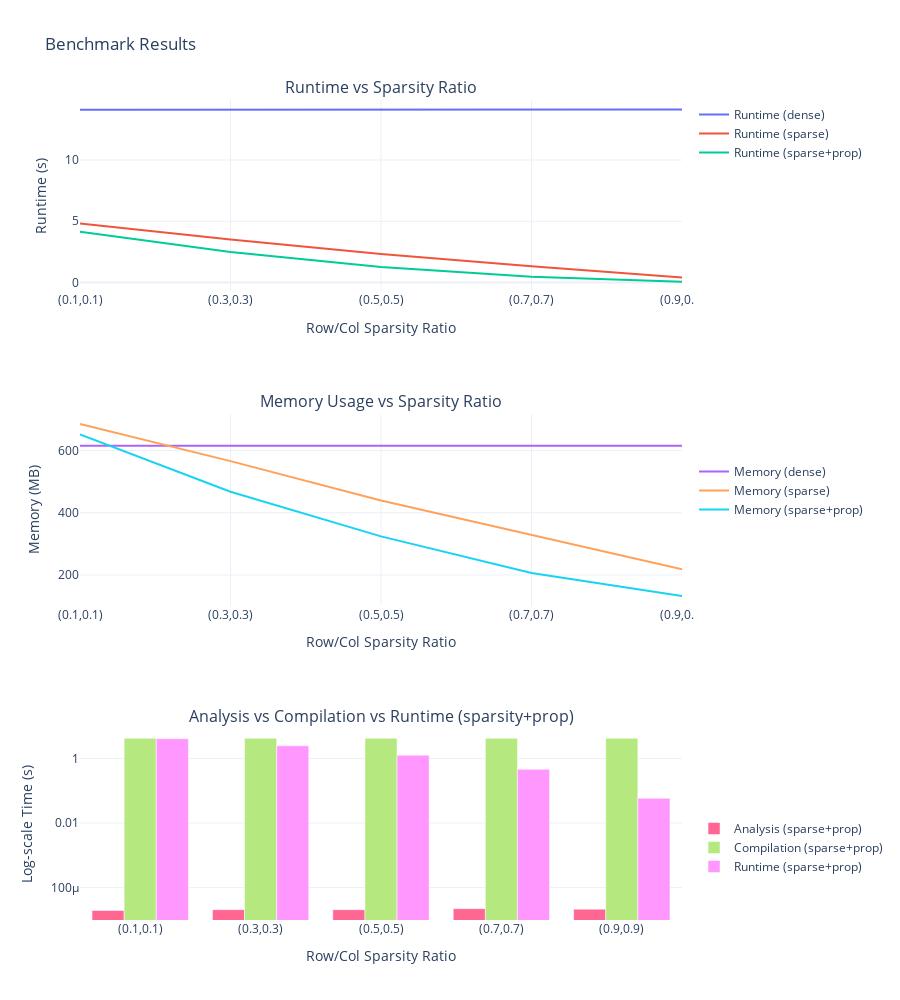

Notebook source saved alongside this figure:
### Code cell
plotly(data)

### Figure 1 — Plotly figure (JSON) as saved in the notebook; plotly's stock layout.template omitted (floating-point values rounded to 4 significant figures)
{"data": [{"legendgroup": "runtime", "mode": "lines", "name": "Runtime (dense)", "type": "scatter", "x": ["(0.1,0.1)", "(0.3,0.3)", "(0.5,0.5)", "(0.7,0.7)", "(0.9,0.9)"], "xaxis": "x", "y": [14.1, 14.12, 14.12, 14.11, 14.12], "yaxis": "y"}, {"legendgroup": "runtime", "mode": "lines", "name": "Runtime (sparse)", "type": "scatter", "x": ["(0.1,0.1)", "(0.3,0.3)", "(0.5,0.5)", "(0.7,0.7)", "(0.9,0.9)"], "xaxis": "x", "y": [4.825, 3.504, 2.33, 1.326, 0.4101], "yaxis": "y"}, {"legendgroup": "runtime", "mode": "lines", "name": "Runtime (sparse+prop)", "type": "scatter", "x": ["(0.1,0.1)", "(0.3,0.3)", "(0.5,0.5)", "(0.7,0.7)", "(0.9,0.9)"], "xaxis": "x", "y": [4.152, 2.485, 1.272, 0.4661, 0.05854], "yaxis": "y"}, {"legendgroup": "memory", "mode": "lines", "name": "Memory (dense)", "type": "scatter", "x": ["(0.1,0.1)", "(0.3,0.3)", "(0.5,0.5)", "(0.7,0.7)", "(0.9,0.9)"], "xaxis": "x2", "y": [615.4, 615.3, 615.4, 615.4, 615.4], "yaxis": "y2"}, {"legendgroup": "memory", "mode": "lines", "name": "Memory (sparse)", "type": "scatter", "x": ["(0.1,0.1)", "(0.3,0.3)", "(0.5,0.5)", "(0.7,0.7)", "(0.9,0.9)"], "xaxis": "x2", "y": [685.8, 566.1, 439.3, 329.5, 218.8], "yaxis": "y2"}, {"legendgroup": "memory", "mode": "lines", "name": "Memory (sparse+prop)", "type": "scatter", "x": ["(0.1,0.1)", "(0.3,0.3)", "(0.5,0.5)", "(0.7,0.7)", "(0.9,0.9)"], "xaxis": "x2", "y": [651.7, 467.5, 324.2, 206.1, 132.1], "yaxis": "y2"}, {"legendgroup": "bar", "name": "Analysis (sparse+prop)", "type": "bar", "x": ["(0.1,0.1)", "(0.3,0.3)", "(0.5,0.5)", "(0.7,0.7)", "(0.9,0.9)"], "xaxis": "x3", "y": [1.963e-05, 2.078e-05, 2.066e-05, 2.232e-05, 2.142e-05], "yaxis": "y3"}, {"legendgroup": "bar", "name": "Compilation (sparse+prop)", "type": "bar", "x": ["(0.1,0.1)", "(0.3,0.3)", "(0.5,0.5)", "(0.7,0.7)", "(0.9,0.9)"], "xaxis": "x3", "y": [4.244, 4.251, 4.249, 4.246, 4.271], "yaxis": "y3"}, {"legendgroup": "bar", "name": "Runtime (sparse+prop)", "type": "bar", "x": ["(0.1,0.1)", "(0.3,0.3)", "(0.5,0.5)", "(0.7,0.7)", "(0.9,0.9)"], "xaxis": "x3", "y": [4.152, 2.485, 1.272, 0.4661, 0.05854], "yaxis": "y3"}], "layout": {"annotations": [{"font": {"size": 16}, "showarrow": false, "text": "Runtime vs Sparsity Ratio", "x": 0.5, "xanchor": "center", "xref": "paper", "y": 1.0, "yanchor": "bottom", "yref": "paper"}, {"font": {"size": 16}, "showarrow": false, "text": "Memory Usage vs Sparsity Ratio", "x": 0.5, "xanchor": "center", "xref": "paper", "y": 0.6167, "yanchor": "bottom", "yref": "paper"}, {"font": {"size": 16}, "showarrow": false, "text": "Analysis vs Compilation vs Runtime (sparsity+prop)", "x": 0.5, "xanchor": "center", "xref": "paper", "y": 0.2333, "yanchor": "bottom", "yref": "paper"}], "barmode": "group", "height": 1000, "legend": {"tracegroupgap": 300}, "title": {"text": "Benchmark Results"}, "xaxis": {"anchor": "y", "domain": [0, 1], "title": {"text": "Row/Col Sparsity Ratio"}}, "xaxis2": {"anchor": "y2", "domain": [0, 1], "title": {"text": "Row/Col Sparsity Ratio"}}, "xaxis3": {"anchor": "y3", "domain": [0, 1], "title": {"text": "Row/Col Sparsity Ratio"}}, "yaxis": {"anchor": "x", "domain": [0.7667, 1.0], "title": {"text": "Runtime (s)"}}, "yaxis2": {"anchor": "x2", "domain": [0.3833, 0.6167], "title": {"text": "Memory (MB)"}}, "yaxis3": {"anchor": "x3", "domain": [0, 0.2333], "title": {"text": "Log-scale Time (s)"}, "type": "log"}}}
